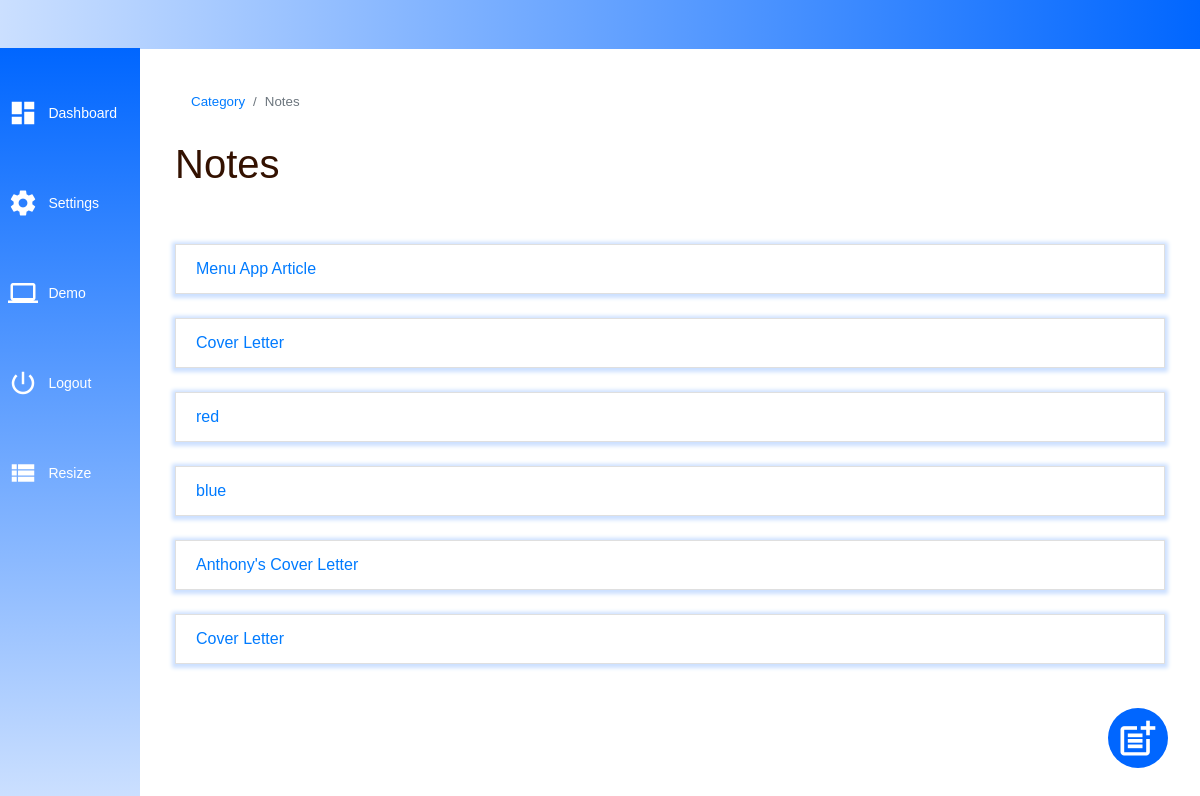
Page /categories/1/notes (signed in) on the committed database.
### note/models.py (models this page shows)
class Note(db.Model):
    id = db.Column(db.Integer, primary_key=True)
    title = db.Column(db.String(50))
    body = db.Column(db.String(500))
    user_id = db.Column(db.Integer, db.ForeignKey('user.id'))
    category_id = db.Column(db.Integer, db.ForeignKey('category.id'))
    created_date = db.Column(db.DateTime(timezone=True), default=func.now())

### note/views.py (the view, shortened to what this page needs)
@views.route('/categories/<int:cat_id>/notes', methods=['GET', 'POST'])
@login_required
def view_category(cat_id):
    user_id = current_user.get_id()
    notes = Note.query.filter_by(category_id=cat_id).all()
    if len(notes) < 1:
        flash("You have no notes for this category", "success")
        return render_template('user/category.html')
    else:
        return render_template('user/category.html', notes=notes)

### note/__init__.py (called while the page is built)
def create_app():
    app = Flask(__name__)
    app.config['SECRET_KEY'] = 'a2346.@'
    app.config['SQLALCHEMY_DATABASE_URI'] = f'sqlite:///{DB_NAME}'
    db.init_app(app)
    from .views import views
    from .auth import auth
    app.register_blueprint(views, url_prefic='/')
    app.register_blueprint(auth, url_prefic='/')
    from .models import User, Note, Category
    create_database(app)
    login_manager = LoginManager()
    login_manager.login_view = 'auth.login'
    login_manager.init_app(app)
    @login_manager.user_loader
    def load_user(id):
        return User.query.get(int(id))
    return app

### note/templates/user/category.html (shortened to what this page needs)
{% extends "user/home_base.html" %} {% block title %} Dashboard {% endblock %}
{%block body %}
    <div class="container-fluid">
        <nav aria-label="breadcrumb">
            <ol class="breadcrumb">
                <li class="breadcrumb-item"><a href="{{url_for('views.home')}}">Category</a></li>
                <li class="breadcrumb-item active" aria-current="page">Notes</li>
            </ol>
        </nav>
        <h1>Notes </h1>
        <br>
        <br>
        <ul class="list-group list-group-flush">
            {% for note in notes %}
                <a href="{{url_for('views.view_notes', cat_id=note.category_id, note_id=note.id)}}">
                    <div class="">
                        <li class="list-group-item"> {{ note.title }} </li>
                        <br>
                    </div>
                </a>
            {% endfor %}
        </ul>
        <a href="" class="top-link hide" data-toggle="modal" data-target="#note">
            <i class="material-icons icon" id="loupe">post_add</i>
        </a>
    </div>
{% endblock %}

### note/templates/user/home_base.html (shortened to what this page needs)
<!DOCTYPE html>
<html lang="en">
    <head>
        <link rel="stylesheet" href="https://maxcdn.bootstrapcdn.com/bootstrap/4.5.0/css/bootstrap.min.css">
        <link rel="stylesheet" href="https://cdnjs.cloudflare.com/ajax/libs/material-design-icons/3.0.1/iconfont/material-icons.min.css" />
        <link rel="stylesheet" href="{{url_for('static', filename='css/styles.css')}}">
        <link href="https://cdn.datatables.net/1.10.21/css/jquery.dataTables.min.css" rel="stylesheet">
    </head>
    <body>
        <nav class="navbar navbar-expand-lg navbar-light bg-light fixed-top" id="nav">
        </nav>
        <div class="wrapper d-flex">
            <div class="sideMenu">
                <div class="sidebar">
                    <ul class="navbar-nav">
                        <li class="nav-item">
                            <a href="{{url_for('views.home')}}" class="nav-link px-2">
                                <i class="material-icons icon"> dashboard</i>
                                <span class="text"> Dashboard</span>
                            </a>
                        </li>
                        <li class="nav-item">
                            <a href="" class="nav-link px-2">
                                <i class="material-icons icon">settings</i>
                                <span class="text">Settings</span>
                            </a>
                        </li>
                        <li class="nav-item">
                            <a href="#" class="nav-link px-2">
                                <i class="material-icons icon">computer</i>
                                <span class="text">Demo</span>
                            </a>
                        </li>
                        <li class="nav-item">
                            <a href="{{url_for('auth.logout')}}" class="nav-link px-2">
                                <i class="material-icons icon"> power_settings_new</i>
                                <span class="text">Logout</span>
                            </a>
                        </li>
                        <li class="nav-item">
                            <a href="#" class="nav-link sideMenuToggler px-2">
                                <i class="material-icons icon">view_list</i>
                                <span class="text">Resize</span>
                            </a>
                        </li>
                    </ul>
                </div>
            </div>
            <div class="content">
                <main>
                    {% block body %}
                    {% endblock %}
                </main>
            </div>
        </div>
    </body>
</html>

### note/static/css/styles.css (style rules this page uses)
* { font-family: "Arial", "Verdana"; }
.wrapper { margin-top: 60px; }
.sideMenu { background-image: linear-gradient( #0066ff, #cce0ff); position: fixed; top: 0; bottom: 0; left: 0; margin: 48px auto auto; width: 140px; transition: all ease 0.25s; transform: translateX(-100%); z-index: 2000; }
.content { color: #331100; width: 100%; height: 90vh; padding: 20px; transition: all ease 0.25s; }
nav .breadcrumb { font-size: 10pt; background: none !important; }
#nav { background-image: linear-gradient(to right, #cce0ff , #0066ff); margin: -5px; height: 54px; }
.nav-link { display: block; white-space: nowrap; padding-top: 50px; }
.nav-link .icon { margin-right: 4px; font-size: 30px; vertical-align: middle; height: 32px; width: 32px; color: #ffffff; align-items: center; }
.nav-link .text { font-size: 14px; color: white; }
.list-group a { text-decoration: none; }
.list-group a .list-group-item { box-shadow: 0px 1px 4px 3px #cce0ff; }
.container-fluid a { text-decoration: none; }
#loupe { font-size: 33pt; }
.top-link { transition: all .25s ease-in-out; position: fixed; bottom: 0; right: 0; display: inline-flex; cursor: pointer; align-items: center; justify-content: center; margin: 0 2em 2em 0; border-radius: 50%; padding: .25em; width: 60px; height: 60px; background-color: #0066ff; }
.top-link i { color: #ffffff; margin: 1.3em 0.5em 2em 0; width: 24px; height: 12px; }
@media (min-width:992px) { .sideMenu { transform: translateX(0); } }
@media (min-width:992px) { .content { margin-left: 140px; } }

### rows in the picture
Note: title "Menu App Article"
Note: title "Cover Letter"
Note: title "red"
Note: title "blue"
Note: title "Anthony's Cover Letter"
Note: title "Cover Letter"
